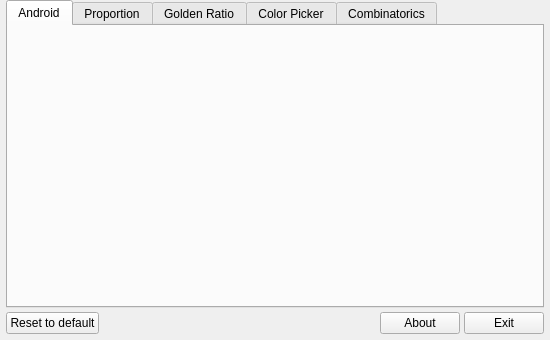
<?xml version="1.0" encoding="UTF-8"?>
<ui version="4.0">
 <class>MainWindow</class>
 <widget class="QMainWindow" name="MainWindow">
  <property name="geometry">
   <rect>
    <x>0</x>
    <y>0</y>
    <width>550</width>
    <height>340</height>
   </rect>
  </property>
  <property name="minimumSize">
   <size>
    <width>550</width>
    <height>340</height>
   </size>
  </property>
  <property name="maximumSize">
   <size>
    <width>550</width>
    <height>340</height>
   </size>
  </property>
  <property name="windowTitle">
   <string>ASize</string>
  </property>
  <property name="windowIcon">
   <iconset resource="../../../../resources.qrc">
    <normaloff>:/app/appicon</normaloff>:/app/appicon</iconset>
  </property>
  <widget class="QWidget" name="centralWidget">
   <layout class="QGridLayout" name="gridLayout">
    <property name="leftMargin">
     <number>6</number>
    </property>
    <property name="topMargin">
     <number>0</number>
    </property>
    <property name="rightMargin">
     <number>6</number>
    </property>
    <property name="bottomMargin">
     <number>6</number>
    </property>
    <property name="spacing">
     <number>4</number>
    </property>
    <item row="1" column="0">
     <widget class="QPushButton" name="resetButton">
      <property name="minimumSize">
       <size>
        <width>0</width>
        <height>0</height>
       </size>
      </property>
      <property name="text">
       <string>Reset to default</string>
      </property>
     </widget>
    </item>
    <item row="1" column="2">
     <widget class="QPushButton" name="aboutButton">
      <property name="text">
       <string>About</string>
      </property>
     </widget>
    </item>
    <item row="1" column="3">
     <widget class="QPushButton" name="exitButton">
      <property name="text">
       <string>Exit</string>
      </property>
     </widget>
    </item>
    <item row="0" column="0" colspan="4">
     <widget class="QTabWidget" name="tabWidget">
      <property name="currentIndex">
       <number>0</number>
      </property>
      <widget class="QWidget" name="androidTab">
       <attribute name="title">
        <string>Android</string>
       </attribute>
       <layout class="QGridLayout" name="androidGridLayout">
        <property name="leftMargin">
         <number>8</number>
        </property>
        <property name="topMargin">
         <number>8</number>
        </property>
        <property name="rightMargin">
         <number>8</number>
        </property>
        <property name="bottomMargin">
         <number>8</number>
        </property>
        <property name="spacing">
         <number>4</number>
        </property>
       </layout>
      </widget>
      <widget class="QWidget" name="proportionTab">
       <attribute name="title">
        <string>Proportion</string>
       </attribute>
       <layout class="QGridLayout" name="proportionGridLayout">
        <property name="leftMargin">
         <number>0</number>
        </property>
        <property name="topMargin">
         <number>0</number>
        </property>
        <property name="rightMargin">
         <number>0</number>
        </property>
        <property name="bottomMargin">
         <number>0</number>
        </property>
        <property name="spacing">
         <number>4</number>
        </property>
       </layout>
      </widget>
      <widget class="QWidget" name="goldenRatioTab">
       <attribute name="title">
        <string>Golden Ratio</string>
       </attribute>
       <layout class="QGridLayout" name="goldenRatioGridLayout">
        <property name="leftMargin">
         <number>8</number>
        </property>
        <property name="topMargin">
         <number>8</number>
        </property>
        <property name="rightMargin">
         <number>8</number>
        </property>
        <property name="bottomMargin">
         <number>8</number>
        </property>
        <property name="spacing">
         <number>4</number>
        </property>
       </layout>
      </widget>
      <widget class="QWidget" name="colorTab">
       <attribute name="title">
        <string>Color Picker</string>
       </attribute>
       <layout class="QGridLayout" name="colorGridLayout">
        <property name="leftMargin">
         <number>8</number>
        </property>
        <property name="topMargin">
         <number>8</number>
        </property>
        <property name="rightMargin">
         <number>8</number>
        </property>
        <property name="bottomMargin">
         <number>8</number>
        </property>
        <property name="spacing">
         <number>4</number>
        </property>
        <item row="0" column="0">
         <widget class="QLabel" name="label_4">
          <property name="text">
           <string>[Coming Soon]</string>
          </property>
          <property name="alignment">
           <set>Qt::AlignCenter</set>
          </property>
         </widget>
        </item>
       </layout>
      </widget>
      <widget class="QWidget" name="combinatoricsTab">
       <attribute name="title">
        <string>Combinatorics</string>
       </attribute>
       <layout class="QGridLayout" name="gridLayout_2">
        <item row="0" column="0">
         <widget class="QLabel" name="label_5">
          <property name="text">
           <string>[Coming Soon]</string>
          </property>
          <property name="alignment">
           <set>Qt::AlignCenter</set>
          </property>
         </widget>
        </item>
       </layout>
      </widget>
     </widget>
    </item>
    <item row="1" column="1">
     <spacer name="horizontalSpacer">
      <property name="orientation">
       <enum>Qt::Horizontal</enum>
      </property>
      <property name="sizeHint" stdset="0">
       <size>
        <width>40</width>
        <height>20</height>
       </size>
      </property>
     </spacer>
    </item>
   </layout>
  </widget>
 </widget>
 <layoutdefault spacing="6" margin="11"/>
 <tabstops>
  <tabstop>tabWidget</tabstop>
  <tabstop>resetButton</tabstop>
  <tabstop>aboutButton</tabstop>
  <tabstop>exitButton</tabstop>
 </tabstops>
 <resources>
  <include location="../../../../resources.qrc"/>
 </resources>
 <connections/>
</ui>
